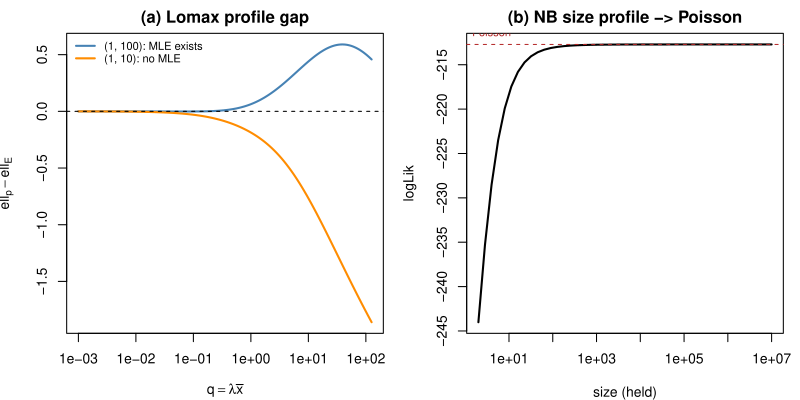

The script that drew this image:
# Entry 10: escapes to a smaller-dimensional exponential family.
# (a) Lomax -> exponential (kappa -> infinity, lambda*kappa fixed), exact
#     profile gap from ml-behaviour.tex eq. (lomax-profile) and Theorem 1.
# (b) negative binomial -> Poisson (size -> infinity, mean fixed).
source("dev/research/failure-gallery/common.R")

## (a) Lomax ---------------------------------------------------------------
lomax_gap <- function(x, q_grid) {
  xbar <- mean(x); y <- x / xbar
  sapply(q_grid, function(q) {
    A <- mean(log1p(q * y))
    length(x) * (log(q) - log(A) - A)
  })
}
x_exist <- c(1, 100)   # c = 0.9802, has an interior MLE (report table)
x_none <- c(1, 10)    # c = 0.8182, no MLE (report table)
q_grid <- 10^seq(-3, 2.1, length.out = 300)
gap_exist <- lomax_gap(x_exist, q_grid)
gap_none <- lomax_gap(x_none, q_grid)
max_gap_exist <- optimize(function(lq) lomax_gap(x_exist, exp(lq)), c(-3, 6), maximum = TRUE)$objective
cat(sprintf("max gap for (1,100): %.4f (report: 0.5901)\n", max_gap_exist))
cat(sprintf("max gap for (1,10): %.6f (report: no MLE, gap <= 0)\n", max(gap_none)))

r_exist <- try_report(mllomax(x_exist))
r_none <- try_report(mllomax(x_none))
cat("mllomax(c(1,100)): ", if (r_exist$ok) sprintf("kappa=%.4f lambda=%.4f logLik=%.4f",
     cf(r_exist$value, "kappa"), cf(r_exist$value, "lambda"), ll(r_exist$value)) else r_exist$value, "\n")
cat("mllomax(c(1,10)): ", if (r_none$ok) "ok" else r_none$value, "\n")

## (b) negative binomial -> Poisson ----------------------------------------
set.seed(3); xb <- rpois(100, lambda = 5)
pois_fit <- mlpois(xb)
size_grid <- c(2^seq(1, 10, by = 0.5), 10^seq(3.5, 7, by = 0.5))
nb_prof <- sapply(size_grid, function(s) {
  r <- try_report(mlnbinom(xb, size = s))
  if (r$ok) ll(r$value) else NA_real_
})
r_nb_free <- try_report(mlnbinom(xb))
cat("mlnbinom(x): ", if (!r_nb_free$ok) r_nb_free$value else sprintf(
  "size=%.3g logLik=%.4f", cf(r_nb_free$value, "size"), ll(r_nb_free$value)), "\n")
cat(sprintf("mlpois(x): lambda=%.4f logLik=%.4f\n", coef(pois_fit), as.numeric(logLik(pois_fit))))

open_pdf("fig10-exp-pois.pdf", width = 8, height = 4)
par(mfrow = c(1, 2), mar = c(4, 4, 2, 1))

plot(q_grid, gap_exist, type = "l", log = "x", lwd = 2, col = "steelblue",
     ylim = range(c(gap_exist, gap_none, 0)),
     xlab = expression(q == lambda * bar(x)), ylab = expression(ell[p] - ell[E]),
     main = "(a) Lomax profile gap")
lines(q_grid, gap_none, lwd = 2, col = "darkorange")
abline(h = 0, lty = 2)
legend("topleft", c("(1, 100): MLE exists", "(1, 10): no MLE"),
       col = c("steelblue", "darkorange"), lwd = 2, bty = "n", cex = 0.75)

plot(size_grid, nb_prof, type = "l", log = "x", lwd = 2,
     xlab = "size (held)", ylab = "logLik",
     main = "(b) NB size profile -> Poisson")
abline(h = as.numeric(logLik(pois_fit)), lty = 2, col = "firebrick")
text(min(size_grid) * 2, as.numeric(logLik(pois_fit)), "Poisson", pos = 3,
     col = "firebrick", cex = 0.8)
dev.off()
cat("wrote", file.path(fig_dir, "fig10-exp-pois.pdf"), "\n")
